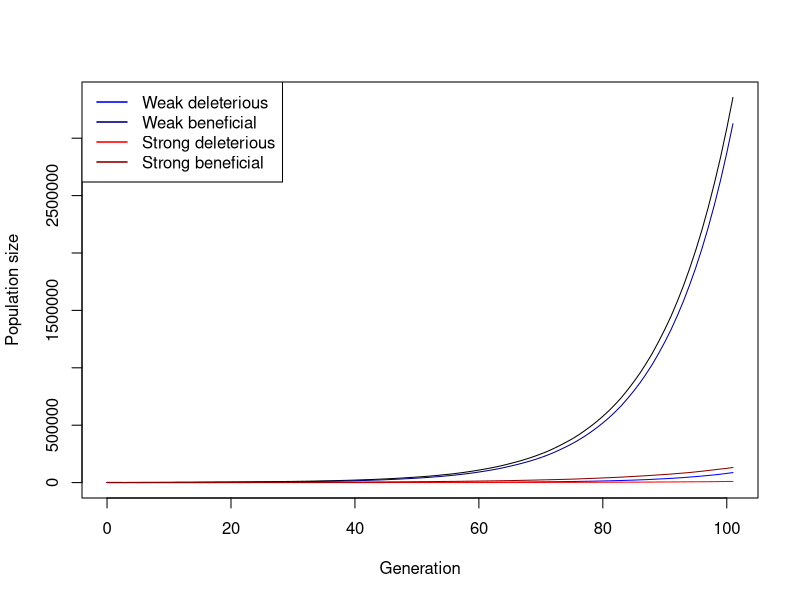

The R script that drew this image: (Note: this script raises an error after producing the figure.)
## ---- chunk 1
# Function for simulating one Generation in the Population
simulate_one_gen <- function(N_wd, N_wb, N_sd, N_sb, decay_rate_wm, decay_rate_sm, s_wm, s_sm, m_rate_wm, m_rate_sm) {
  
  # draw Offspring according to Poisson Distribution
  offsp_wd <- rpois(1, N_wd * (1-decay_rate_wm-s_wm))
  offsp_wb <- rpois(1, N_wb * (1-decay_rate_wm+s_wm))
  offsp_sd <- rpois(1, N_sd * (1-decay_rate_sm-s_sm))
  offsp_sb <- rpois(1, N_sb * (1-decay_rate_sm+s_sm))
  # draw changing Mutants according to Poisson Distribution
  mut_wd_to_wb <- rpois(1, offsp_wd * m_rate_wm)
  mut_sd_to_sb <- rpois(1, offsp_sd * m_rate_sm)
  mut_wb_to_wd <- rpois(1, offsp_wb * m_rate_wm)
  mut_sb_to_sd <- rpois(1, offsp_sb * m_rate_sm)
  
  # determine new Population Sizes of all four Mutants (2 versions of weak Mutations   and 2   versions of strong Mutations)
  N_wd_new <- max(offsp_wd - mut_wd_to_wb+ mut_wb_to_wd,0)
  N_wb_new <- max(offsp_wb - mut_wb_to_wd+ mut_wd_to_wb,0)
  N_sd_new <- max(offsp_sd - mut_sd_to_sb+ mut_sb_to_sd,0)
  N_sb_new <- max(offsp_sb - mut_sb_to_sd+ mut_sd_to_sb,0)
  
 return(c(N_wd_new, N_wb_new, N_sd_new, N_sb_new))
}
# Test the Function
print(simulate_one_gen(N_wd=50, N_wb=0, N_sd=50, N_sb=0, decay_rate_wm=0, decay_rate_sm=0, s_wm=0, s_sm=0, m_rate_wm=0, m_rate_sm=0))
## ---- chunk 2
# Simulation runs until the 100th Generation
max_gen=100
simulate_pop <- function(init_wd, init_wb,  init_sd, init_sb, decay_rate_wm, decay_rate_sm, s_wm, s_sm, m_rate_wm, m_rate_sm, max_gen) {
  # Create the Vector in which to save the Results
  pop_vector <- c(init_wd,init_wb, init_sd, init_sb)
  # initiate the variables
  pop_new <- c(init_wd, init_wb, init_sd, init_sb)
  
  # run the Simulation until Generation max_gen
  for (i in 1:(max_gen + 1)) {
    # redefine the current Population one Generation later
    pop_new <- simulate_one_gen(pop_new[1],pop_new[2],pop_new[3],pop_new[4], decay_rate_wm, decay_rate_sm, s_wm, s_sm, m_rate_wm, m_rate_sm)
    # add the new Population Sizes to the Output Vector
    pop_vector <- rbind(pop_vector,pop_new)
    # Condition to stop the Simulation before max_gen: either the Population exceeds 1.5         Times the Original Population Size, or it goes extinct
    if ((sum(pop_new) >= 4000 * sum(c(init_wd, init_wb, init_sd, init_sb))) || sum(pop_new) == 0)
      break

}
  
  # Define the Row and Column Names of the Output Vector
  rownames(pop_vector) <- (0:max_gen)[1:length(pop_vector[,1])] # Note that the Vector has to be cut if the Simulation stopped early
  colnames(pop_vector) <- c("wd","wb", "sd", "sb")
  # return the Result
  return(pop_vector)	
}


# Test the Function and plot the Result
# set max_gen to a Value to be used througout
max_gen <- 100
# create your Simulation Data
output <- simulate_pop(init_wd=500, init_wb=500,  init_sd=500, init_sb=500, decay_rate_wm=0.1, decay_rate_sm=0.2, s_wm=0.2, s_sm=0.3, m_rate_wm=0.01, m_rate_sm=0.04,max_gen)
# show the last few Lines of the Data Table
print(tail(output))
# plot the Output - note that the Plot Range and the x Axis have to be adjusted based on the Length of the Table
# determine x axis Range 
x_range <- 0:(length(output[,1])-1)
# this plots the total Population Size
plot(x_range,output[,1]+output[,2]+output[ ,3]+output[ ,4],type='l',ylim=c(0,max(output[,1]+output[,2]+output[ ,3]+output[ ,4])),xlab =  "Generation",ylab = "Population size")
# add Number of wd Individuals
lines(x_range,output[,1], col="blue")
# add Number of wb Individuals
lines(x_range,output[,2], col="navyblue")
# add Number of sd Individuals
lines(x_range,output[,3], col="red")
# add Number of sb Individuals
lines(x_range,output[,4], col="darkred")
# add Legend
legend("topleft",
       legend=c("Weak deleterious","Weak beneficial","Strong deleterious","Strong beneficial"),
       col=c("blue","navyblue","red","darkred"), lty=1, lwd=1.5)
## ---- chunk 3
# set some Parameters to fixed Values
init_wd <- 300
init_wb <- 300
init_sd <- 300
init_sb <- 300
m_rate_wm <- 0.01
m_rate_sm <- 0.05
decay_rate_wm <- 0.1
decay_rate_sm <- 0.2
s_wm <- 0.2
s_sm <- 0.4
max_gen <- 1000
# determine how often to run the Simulation for each set of Parameters
no_replicates <- 10


# set Parameters to vary
s_values_wm <- c(0.05,0.1,0.15)
s_values_sm <- c(0.2,0.25,0.3)
m_values_wm <- c(0.001,0.01,0.05)
m_values_sm <- c(0.05,0.1,0.15)


# initialize Data Table - where to collect the Results
data_table <- c()
data_table_wd<- c()
data_table_wb<- c()
data_table_sd<- c()
data_table_sb<- c()
# run the Simulation across all chosen parameters
# loop over mutation rates
#for(mval_wm in m_values_wm){
 # for(mval_sm in m_values_sm){
    # loop over Selection strength
    for(sval_wm in s_values_wm){
      for(sval_sm in s_values_sm){
        # different Way of running many Simulations: make Replicates using "repeat" Function         with a counter i
        # reset Counter
        i<-0
        total_runs<-0
        rescue_count<-0
        repeat {
          # increase Counter by one
          i<-i+1
          # defining total runs
          total_runs <- total_runs + 1
          # run the Simulation once
          one_run <- simulate_pop(init_wd, init_wb, init_sd, init_sb,
                                  decay_rate_wm, decay_rate_sm,
                                  sval_wm, sval_sm, m_rate_wm=0.2,m_rate_sm=0.2, max_gen)
          
          # determine total Population Sizes
          total_size <- one_run[,1]+one_run[,2]+one_run[,3]+one_run[,4]
          
          
          # determine final Population Size for each Mutant
          N_end_wd <- one_run[nrow(one_run), "wd"]
          N_end_wb <- one_run[nrow(one_run), "wb"]
          N_end_sd <- one_run[nrow(one_run), "sd"]
          N_end_sb <- one_run[nrow(one_run), "sb"]
          
          total_end <- N_end_wd + N_end_wb + N_end_sd + N_end_sb
          if (total_end > 0) {
            rescue_count <- rescue_count + 1
          }
          # determine Frequencies of each mutant in the final Population
          freq_wd <- ifelse(total_end > 0, N_end_wd / total_end, 0)
          freq_wb <- ifelse(total_end > 0, N_end_wb / total_end, 0)
          freq_sd <- ifelse(total_end > 0, N_end_sd / total_end, 0)
          freq_sb <- ifelse(total_end > 0, N_end_sb / total_end, 0)
          
          
          
          data_table_wd<- rbind(data_table_wd, c(sval_wm,freq_wd))
          data_table_wb<- rbind(data_table_wb, c(sval_wm, freq_wb))
          data_table_sd<- rbind(data_table_sd,c(sval_sm, freq_sd))
          data_talbe_sb<-rbind(data_table_sb, c (sval_sm,freq_sb))
          # enter the D into the Table
          data_table <- rbind(data_table,c(mval_wm,mval_sm,sval_wm,sval_sm,N_end_wd,        N_end_wb, N_end_sd, N_end_sb,freq_wd, freq_wb, freq_sd,freq_sb)) # note that we add the                varying parameters (mutation rate and selection strength for each version of weak            and strong mutation) to the table too
          # stop the repeated Computation after no_replicates times
          
          
          if(i>no_replicates) break
          
        }
      }
    }
  #}
#}
# calculating Rescue probability
rescue_prob <- rescue_count / total_runs
# Mean Frequencies of each mutant
mean_freq_wd <- mean(freq_wd)*100
mean_freq_wb <- mean(freq_wb)*100
mean_freq_sd <- mean(freq_sd)*100
mean_freq_sb <- mean(freq_sb)*100

print(paste("Mean frequency of wd =", mean_freq_wd) )
print(paste("Mean frequency of wb =", mean_freq_wb) )
print(paste("Mean frequency of sd =", mean_freq_sd) )
print(paste("Mean frequency of sb =", mean_freq_sb) )
# define Column Names of Data Table
colnames(data_table) <- c("m_rate_wm","m_rate_sm","s_wm","s_sm","N_end_wd", "N_end_wb", "N_end_sd", "N_end_sb","freq_wd", "freq_wb", "freq_sd","freq_sb")
# show the first and last Lines of the Output
print(head(data_table))
print(tail(data_table))
print(rescue_prob)
